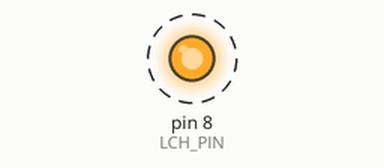
The program below on a simulated Arduino Uno, built with avr-gcc and run on an emulated ATmega328P. Shown: output pins drawn as LEDs (lit = HIGH). Dashed ring = blinking. Pins used as bus, display or sensor lines are not drawn.

Above: at 0.95 s.
Timing chart, 0 to 3.9 s (numbered marks = the images above):
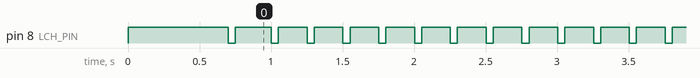

Measured:
- by itself, pin 8 (LCH_PIN): alternates HIGH for 0.20 s and LOW for 0.05 s

The program:

main.cpp
```cpp
#include <Arduino.h>
#include <Wire.h>
#include <SPI.h>

#define SS_PIN 10
#define RST_PIN 9
#define LCH_PIN 8
#define SPI_FREQ 10000

#define DAC0 0b10000000
#define DAC1 0b10100000

// continously checks both 1 voltage channel or current channel
// by changing VOLTAGE to 1, a Vin0 will be selected
// by chanign VOLTAGE to 0, Iin0 will be selected
#define VOLTAGE 1

uint8_t data[3] = {0, 0, 0}; //data buffer

uint8_t CalculateCRC(uint8_t data[]){
  uint8_t i;
	uint8_t crc = 0;
  uint8_t data_size = 3;

	while (data_size) {
		for (i = 0x80; i != 0; i >>= 1) {
			if (((crc & 0x80) != 0) != ((*data & i) != 0)) {
				crc <<= 1;
				crc ^= 0x07; // x^8 + x^2 + x^1 + x^0
			} else {
				crc <<= 1;
			}
		}
		data++;
		data_size--;
	}

	return crc;
}

uint8_t writeRegister(uint8_t address, uint8_t data0, uint8_t data1){
  // start SPI
  SPI.beginTransaction(SPISettings(SPI_FREQ, MSBFIRST, SPI_MODE1));

  // toggle SS pin
  digitalWrite(SS_PIN, HIGH);
  delay(100);
  digitalWrite(SS_PIN, LOW);

  // write data
  SPI.transfer(address);
  SPI.transfer(data0);
  SPI.transfer(data1);
  uint8_t temp[] = {address, data0, data1};
  SPI.transfer(CalculateCRC(temp));

  digitalWrite(SS_PIN, HIGH); // disable SS
  SPI.endTransaction(); // end SPI com

  return 0;
}

void setup() {
  // init pins
  pinMode(RST_PIN, OUTPUT);
  pinMode(LCH_PIN, OUTPUT);
  pinMode(SS_PIN, OUTPUT);
  digitalWrite(RST_PIN, HIGH);
  digitalWrite(LCH_PIN, HIGH);
  digitalWrite(SS_PIN, HIGH);

  // set up serial
  Serial.begin(9600);

  // set up SPI
  SPI.begin();

  /*
    set up DAC
  */

  // reset DACs
  digitalWrite(RST_PIN, HIGH);
  delay(50);
  digitalWrite(RST_PIN, LOW);
  delay(50);

  // calibration memory refresh
  writeRegister(DAC0 | 0x08, 0xFC, 0xBA); // write 0xFCBA to key register
  delay(50);

  // clear reset
  writeRegister(DAC0 | 0x15, 0x20, 0x00);
  delay(50);

  // enable internal buffers and set range (0xA: 4mA to 20mA, 0x1 = 0V to 10V)
  writeRegister(DAC0 | 0x06, 0x00, 0x1A);
  delay(50);

  //write zero scale to dac
  writeRegister(DAC0 | 0x01, 0x00, 0x00);
  delay(50);

  // latch outputs
  digitalWrite(LCH_PIN, LOW);
  delay(50);
  digitalWrite(LCH_PIN, HIGH);

  // enable DAC output
  writeRegister(DAC0 | 0x06, 0x00, 0x30);
  delay(50);
}

void loop() {
  // continuously change the output
  for(int i=0; i<16; i++){
    writeRegister(DAC0 | 0x01, i*0x10, 0x00);
    digitalWrite(LCH_PIN, LOW);
    delay(50);
    digitalWrite(LCH_PIN, HIGH);
    delay(100);
  }
}
```
